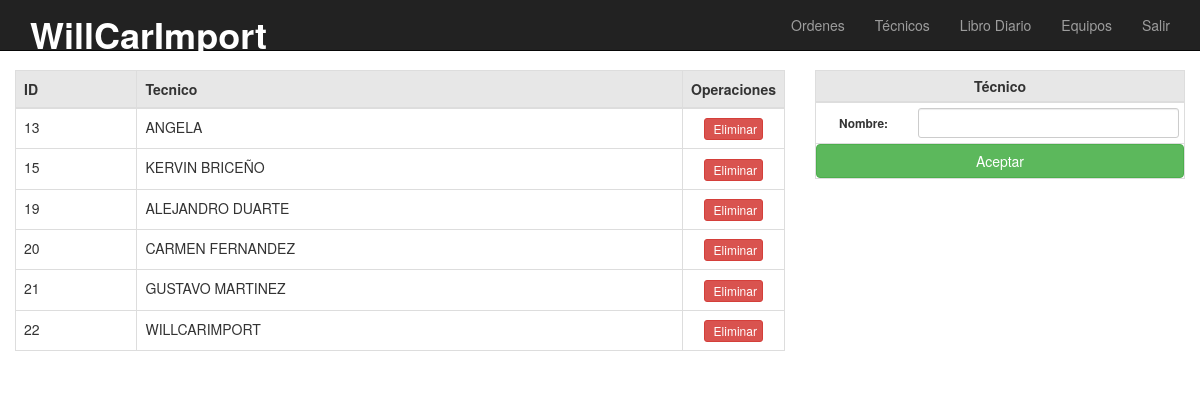
The app's page /technic.php with its own data.
### tables this page shows
CREATE TABLE `technicians` (
  `id` int(11) NOT NULL,
  `name` varchar(100) DEFAULT NULL
);

### config/config.php (called while the page is built, shortened)
<?php
    $companyName = "WillCarImport";
?>

### listTechnicians.php (the view, shortened to what this page needs)
<?php
    $db = getConnection();
    $query = "SELECT * FROM technicians";
    $stmt = $db->prepare($query);
    $stmt->execute();
    $stmt->setFetchMode(PDO::FETCH_ASSOC);
?>
<?php foreach($stmt->fetchAll() as $technic):?>
    <tr id="technic<?=$technic['id']?>" class="rows">
        <td><?=$technic['id']?></td>
        <td><?=$technic['name']?></td>
        <td style="text-align: center">
            <a href="technic.php?id=<?=$technic['id']?>&action=delete" target="_self" class="btn btn-danger btn-xs" role="button">
                <span class="glyphicon"></span> Eliminar
            </a>
        </td>
    </tr>
<?php endforeach;?>

### header.php (shortened to what this page needs)
<?php
    include_once 'config/config.php';
?>
<!DOCTYPE html>
<html>
    <head>
        <link rel="stylesheet" href="public/css/bootstrap.min.css">
        <link rel="stylesheet" href="public/css/jquery.loadingModal.min.css" type="text/css" />
        <link href="public/css/style.css" rel="stylesheet" type="text/css"/>
    </head>
    <body>
        <header>
            <nav class="navbar navbar-inverse navbar-fixed-top">
                <div class="container">
                    <div class="navbar-header">
                        <a href="/tc" class="navbar-brand">
                            <h1 style="font-weight: bolder;color: #01274b; color: white; margin: 0px;">
                                <?=$companyName?>
                            </h1>
                        </a>
                    </div>
                    <div id="navbar" class="navbar-collapse collapse">
                        <ul class="nav navbar-nav navbar-right">
                            <li><a href="/tc/order.php">Ordenes</a></li>
                            <li><a href="/tc/technic.php">Técnicos</a></li>
                            <li><a href="/tc/book.php">Libro Diario</a></li>
                            <li><a href="#">Equipos</a></li>
                            <li><a href="/tc/logout.php">Salir</a></li>
                        </ul>
                    </div>
                </div>
            </nav>
        </header>

### technic.php (shortened to what this page needs)
<?php include_once 'header.php'?>
        <div class="container-fluid" style="margin-top: 70px">
            <div class="row">
                <div class="col-md-4 col-md-push-8">
                    <form class="form-horizontal" method="POST" action="saveTechnic.php" onsubmit="return verify_form()">
                        <table class="table table-bordered table-condensed" id="form_technic">
                            <?php include_once 'formTechnic.php';?>
                        </table>
                    </form>
                </div>
                <div class="col-md-8 col-md-pull-4">
                    <div>
                        <table class="table table-hover table-bordered">
                            <thead>
                                <tr>
                                    <th class="col-sm-2">ID</th>
                                    <th class="col-sm-9">Tecnico</th>
                                    <th class="col-sm-1" style="text-align: center">Operaciones</th>
                                </tr>
                            </thead>
                            <tbody id="list_orders">
                                <?php include_once 'listTechnicians.php'?>
                            </tbody>
                        </table>
                    </div>
                </div>
            </div>
        </div>
        <?php include_once 'footer.php';?>

### formTechnic.php (shortened to what this page needs)
<?php
    $technic = ['id'=>'', 'name'=>''];
?>
<thead>
    <tr>
        <th style="text-align: center">
            Técnico
        </th>
    </tr>
</thead>
<tbody class="small">
    <tr>
        <td>
            <div class="form-group" style="margin-bottom: 0px">
                <label class="control-label col-sm-3" for="email">Nombre:</label>
                <div class="col-sm-9">
                    <input class="form-control input-sm" id="name" name="name" value="<?=$technic['name']?>">
                </div>
            </div>
        </td>
    </tr>
    <tr><td style="padding: 0px"><input type="submit" class="btn btn-success btn-block" value="Aceptar"></td></tr>
</tbody>

### footer.php (shortened to what this page needs)
    </body>
</html>

### public/css/style.css (style rules this page uses)
thead { background-color: #e7e7e7; }

### records on screen
technicians: id "13", name "ANGELA"
technicians: id "15", name "KERVIN BRICEÑO"
technicians: id "19", name "ALEJANDRO DUARTE"
technicians: id "20", name "CARMEN FERNANDEZ"
technicians: id "21", name "GUSTAVO MARTINEZ"
technicians: id "22", name "WILLCARIMPORT"

### other values on screen
$companyName "WillCarImport"
